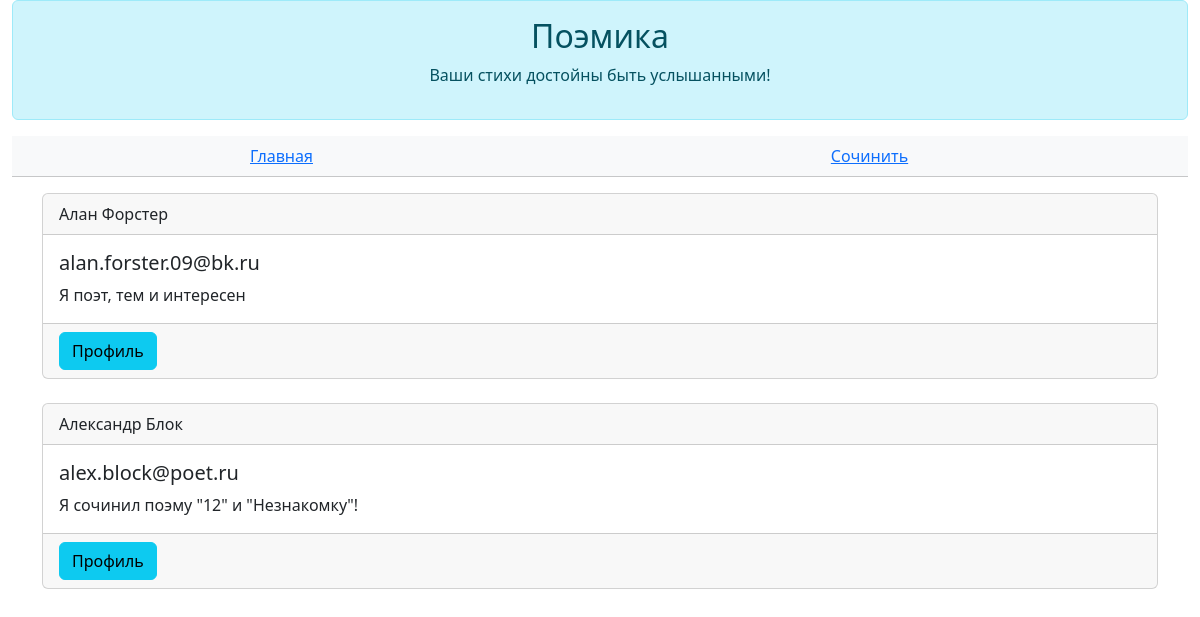
Page /authors on the earlier database version.
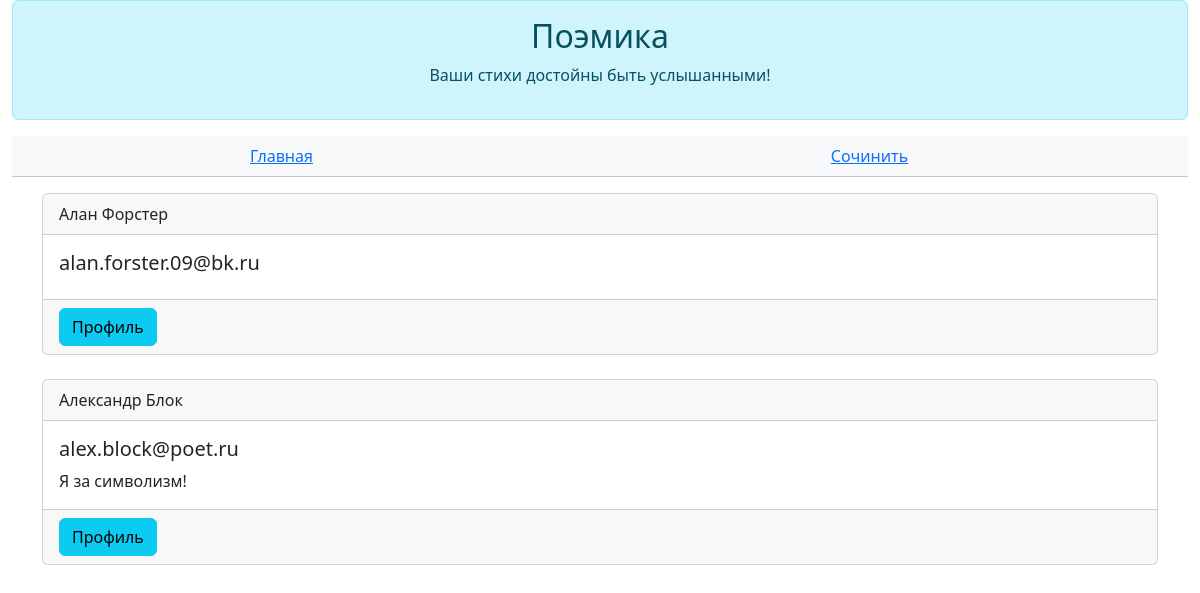
Same page on the later database version.
### data/all_models.py (models this page shows)
class User(SqlAlchemyBase, UserMixin):
    __tablename__ = "users"
    id = sqlalchemy.Column(sqlalchemy.Integer, primary_key=True, autoincrement=True)
    login = sqlalchemy.Column(sqlalchemy.String)
    name = sqlalchemy.Column(sqlalchemy.String)
    email = sqlalchemy.Column(sqlalchemy.String, unique=True)
    description = sqlalchemy.Column(sqlalchemy.Text)
    hashed_password = sqlalchemy.Column(sqlalchemy.String)
    poems = orm.relationship("Poem", back_populates="author")

### main.py (the view)
@app.route("/authors")
def authors():
    users = db.query(User).order_by(User.login).all()
    return flask.render_template("authors.html", users=users)

### templates/authors.html
{% extends 'base.html' %}
{% block _header %}
    <table class="table table-light text-center">
        <tbody>
            <tr>
                <td>
                    <a href="/">Главная</a>
                </td>
                <td>
                    <a href="/poem/create">Сочинить</a>
                </td>
            </tr>
        </tbody>
    </table>
{% endblock %}
{% block _body %}
    {% for user in users %}
        <div class="card">
            <div class="card-header">
                {{user.login}}
            </div>
            <div class="card-body">
                <h5 class="card-title">{{user.email}}</h5>
                <p class="card-text">{{user.description}}</p>
            </div>
            <div class="card-footer">
                <button class="btn btn-info">Профиль</button>
            </div>
        </div>
        <br/>
    {% endfor %}
{% endblock %}

### templates/base.html (shortened to what this page needs)
<!doctype html>
<html lang="en">
  <head>
    <link href="https://cdn.jsdelivr.net/npm/bootstrap@5.3.3/dist/css/bootstrap.min.css" rel="stylesheet">
  </head>
  <body>
    <div class="container-fluid">
        <div class="alert alert-info" role="alert">
            <h2 class="text-center">Поэмика</h2>
            <p class="text-center">Ваши стихи достойны быть услышанными!</p>
        </div>
        {% block _header %}
        {% endblock %}
    </div>
    <div class="container">
      {% block _body %}{% endblock %}
    </div>
  </body>
</html>

Differences in the rows shown:
changed User "alan.forster.09@bk.ru": description "Я поэт, тем и интересен" → (not shown)
changed User "alex.block@poet.ru": description "Я сочинил поэму \"12\" и \"Незнакомку\"!" → "Я за символизм!"
